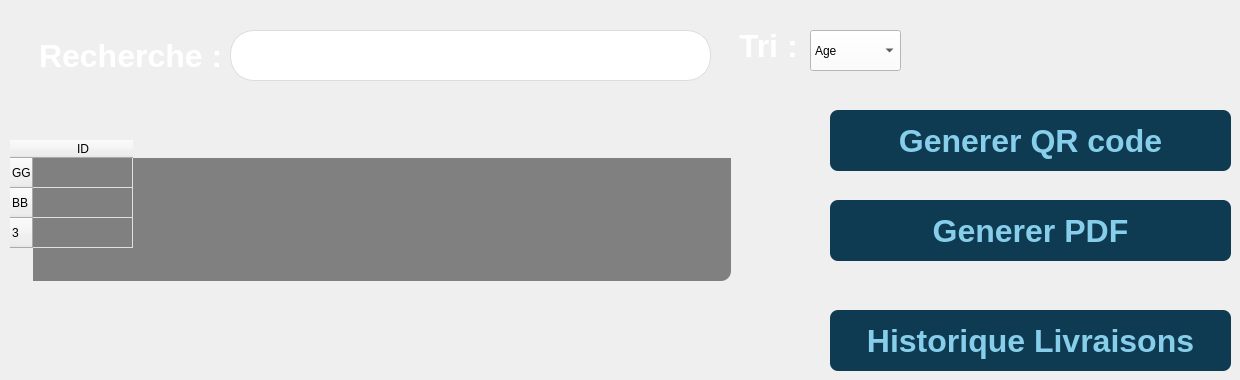
      <widget class="QWidget" name="afficherColiss">
       <widget class="QTableWidget" name="tableWidget_5">
        <property name="geometry">
         <rect>
          <x>10</x>
          <y>140</y>
          <width>721</width>
          <height>141</height>
         </rect>
        </property>
        <property name="maximumSize">
         <size>
          <width>801</width>
          <height>141</height>
         </size>
        </property>
        <property name="styleSheet">
         <string notr="true">
        QTableWidget {
           border: none;
           gridline-color: #e0e0e0;
           font-family: 'Roboto', sans-serif;
           font-size: 16px;
          background : grey;
           selection-background-color: #4CAF50;
           selection-color: white;
           border-radius: 10px;
        }
     </string>
        </property>
        <row>
         <property name="text">
          <string>GG</string>
         </property>
        </row>
        <row>
         <property name="text">
          <string>BB</string>
         </property>
        </row>
        <row/>
        <column>
         <property name="text">
          <string>ID</string>
         </property>
        </column>
       </widget>
       <widget class="QLabel" name="label_73">
        <property name="geometry">
         <rect>
          <x>10</x>
          <y>20</y>
          <width>241</width>
          <height>71</height>
         </rect>
        </property>
        <property name="styleSheet">
         <string notr="true">background: transparent;  
    border: none;  
    color: white;  
    font-weight: bold; 
    font-size: 32px; 
    padding: 10px 20px;  
    border-radius: 8px;  </string>
        </property>
        <property name="text">
         <string>Recherche :</string>
        </property>
       </widget>
       <widget class="QLineEdit" name="champRecherche_5">
        <property name="geometry">
         <rect>
          <x>230</x>
          <y>30</y>
          <width>481</width>
          <height>51</height>
         </rect>
        </property>
        <property name="styleSheet">
         <string notr="true">background : white;
selection-background-color: #4CAF50;
selection-color: white;
border: 1px solid #dcdcdc; 
border-radius: 24px; 
padding: 10px 20px; 
font-size: 16px;
font-family: 'Roboto', sans-serif;
color: #333; 
transition: all 0.3s ease; 
box-sizing: border-box;   outline: none; </string>
        </property>
       </widget>
       <widget class="QLabel" name="label_74">
        <property name="geometry">
         <rect>
          <x>710</x>
          <y>10</y>
          <width>111</width>
          <height>71</height>
         </rect>
        </property>
        <property name="styleSheet">
         <string notr="true">background: transparent;  
    border: none;  
    color: white;  
    font-weight: bold; 
    font-size: 32px; 
    padding: 10px 20px;  
    border-radius: 8px;  </string>
        </property>
        <property name="text">
         <string>Tri :</string>
        </property>
       </widget>
       <widget class="QComboBox" name="comboBox_5">
        <property name="geometry">
         <rect>
          <x>810</x>
          <y>30</y>
          <width>91</width>
          <height>41</height>
         </rect>
        </property>
        <property name="styleSheet">
         <string notr="true">background-color: rgb(255, 255, 255);
color: black;</string>
        </property>
        <item>
         <property name="text">
          <string>Age</string>
         </property>
        </item>
        <item>
         <property name="text">
          <string>Nom(desc)</string>
         </property>
        </item>
       </widget>
       <widget class="QPushButton" name="recEmp_4">
        <property name="geometry">
         <rect>
          <x>830</x>
          <y>110</y>
          <width>401</width>
          <height>61</height>
         </rect>
        </property>
        <property name="styleSheet">
         <string notr="true">background: #0E3B52;  
    border: none;  
    color: skyblue;  
    font-weight: bold; 
    font-size: 32px; 
    padding: 10px 20px;  
    border-radius: 8px;  </string>
        </property>
        <property name="text">
         <string>Generer QR code</string>
        </property>
       </widget>
       <widget class="QPushButton" name="pdfEmp_4">
        <property name="geometry">
         <rect>
          <x>830</x>
          <y>200</y>
          <width>401</width>
          <height>61</height>
         </rect>
        </property>
        <property name="styleSheet">
         <string notr="true">background: #0E3B52;  
    border: none;  
    color: skyblue;  
    font-weight: bold; 
    font-size: 32px; 
    padding: 10px 20px;  
    border-radius: 8px;  </string>
        </property>
        <property name="text">
         <string>Generer PDF</string>
        </property>
       </widget>
       <widget class="QPushButton" name="sentEMP_4">
        <property name="geometry">
         <rect>
          <x>830</x>
          <y>310</y>
          <width>401</width>
          <height>61</height>
         </rect>
        </property>
        <property name="styleSheet">
         <string notr="true">background: #0E3B52;  
    border: none;  
    color: skyblue;  
    font-weight: bold; 
    font-size: 32px; 
    padding: 10px 20px;  
    border-radius: 8px;  </string>
        </property>
        <property name="text">
         <string>Historique Livraisons</string>
        </property>
       </widget>
      </widget>
